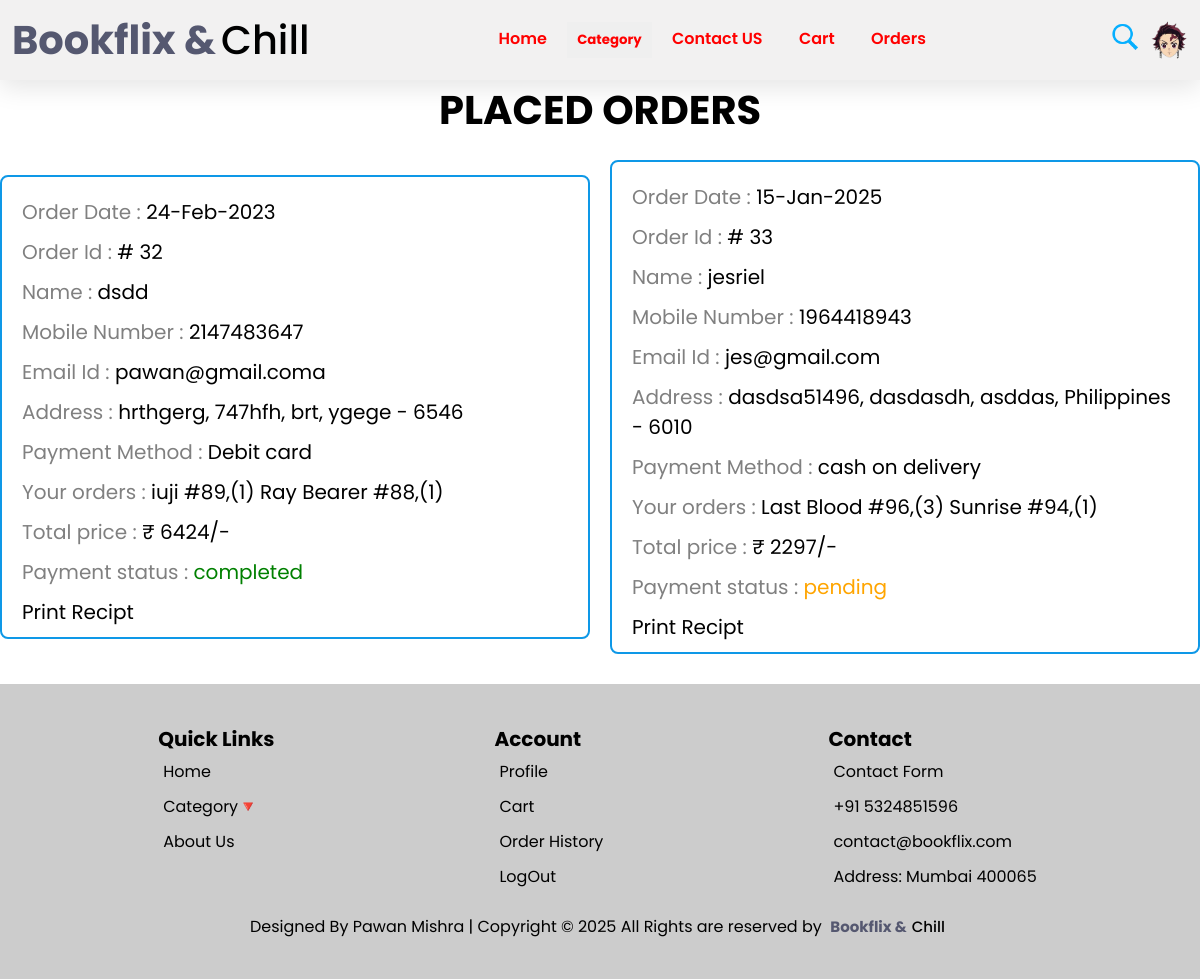
Screenshot of /orders.php (signed in) with the database file from the repository.
### tables this page shows
CREATE TABLE `confirm_order` (
  `order_id` int(100) NOT NULL,
  `user_id` int(100) NOT NULL,
  `name` varchar(50) NOT NULL,
  `email` varchar(50) NOT NULL,
  `number` int(12) NOT NULL,
  `address` varchar(500) NOT NULL,
  `payment_method` varchar(20) NOT NULL,
  `total_books` varchar(500) NOT NULL,
  `order_date` varchar(100) NOT NULL,
  `payment_status` varchar(100) NOT NULL DEFAULT 'pending',
  `date` varchar(20) NOT NULL,
  `total_price` double(10,2) NOT NULL
);

### orders.php (the view, shortened to what this page needs)
<?php
include 'config.php';
$user_id = $_SESSION['user_id'];
?>
<!DOCTYPE html>
<html lang="en">
<head>
   <link rel="stylesheet" href="https://cdnjs.cloudflare.com/ajax/libs/font-awesome/6.0.0/css/all.min.css">
   <link rel="stylesheet" href="./css/hello.css">
</head>
<body>
<?php include 'index_header.php'; ?>
<section class="placed-orders">
   <h1 class="title">placed orders</h1>
   <div class="box-container">
      <?php
        $stmt = $conn->prepare("SELECT * FROM `confirm_order` WHERE user_id = :user_id ORDER BY order_date DESC");
        $stmt->execute(['user_id' => $user_id]);
        if ($stmt->rowCount() > 0) {
            while ($fetch_book = $stmt->fetch(PDO::FETCH_ASSOC)) {
      ?>
      <div class="box">
         <p> Order Date : <span><?php echo $fetch_book['order_date']; ?></span> </p>
         <p> Order Id : <span># <?php echo $fetch_book['order_id']; ?> </p>
         <p> Name : <span><?php echo $fetch_book['name']; ?></span> </p>
         <p> Mobile Number : <span><?php echo $fetch_book['number']; ?></span> </p>
         <p> Email Id : <span><?php echo $fetch_book['email']; ?></span> </p>
         <p> Address : <span><?php echo $fetch_book['address']; ?></span> </p>
         <p> Payment Method : <span><?php echo $fetch_book['payment_method']; ?></span> </p>
         <p> Your orders : <span><?php echo $fetch_book['total_books']; ?></span> </p>
         <p> Total price : <span>₹ <?php echo $fetch_book['total_price']; ?>/-</span> </p>
         <p> Payment status : <span style="color:<?php if($fetch_book['payment_status'] == 'pending'){ echo 'orange'; }else{ echo 'green'; } ?>;"><?php echo $fetch_book['payment_status']; ?></span> </p>
         <p><a href="invoice.php?order_id=<?php echo $fetch_book['order_id']; ?>" target="_blank">Print Recipt</a></p>
         </div>
      <?php
       }
      } else {
         echo '<p class="empty">You have not placed any order yet!!!!</p>';
      }
      ?>
   </div>
</section>
<?php include 'index_footer.php'; ?>
</body>
</html>

### css/hello.css (style rules this page uses)
* { text-decoration: none; margin: 0; padding: 0; font-family: "Poppins", sans-serif; box-sizing: border-box; outline: none; border:none; }
.placed-orders .title { text-align: center; margin-bottom: 20px; text-transform: uppercase; color:black; font-size: 40px; }
.placed-orders .box-container { max-width: 1200px; margin:0 auto; display:flex; flex-wrap: wrap; align-items: center; gap:20px; }
.placed-orders .box-container .box { flex:1 1 400px; border-radius: .5rem; padding:15px; border:2px solid rgb(14, 152, 231); background-color: white; padding:10px 20px; }
.placed-orders .box-container .box p { padding:10px 0 0 0; font-size: 20px; color:gray; }
.placed-orders .box-container .box p span { color:black; }

### orders.php (style rules this page uses)
.placed-orders .title { text-align: center; margin-bottom: 20px; text-transform: uppercase; color:black; font-size: 40px; }
.placed-orders .box-container { max-width: 1200px; margin:0 auto; display:flex; flex-wrap: wrap; align-items: center; gap:20px; }
.placed-orders .box-container .box { flex:1 1 400px; border-radius: .5rem; padding:15px; border:2px solid brown; background-color: white; padding:10px 20px; }
.placed-orders .box-container .box p { padding:10px 0 0 0; font-size: 20px; color:gray; }
.placed-orders .box-container .box p span { color:black; }

### index_footer.php (style rules this page uses)
* { text-decoration: none; list-style: none; color: black; }

### rows the page displays
confirm_order: order_date "24-Feb-2023", order_id "32", name "dsdd", number "2147483647", email "pawan@gmail.coma", address "hrthgerg, 747hfh, brt, ygege - 6546", payment_method "Debit card", total_books "iuji #89,(1) Ray Bearer #88,(1)", total_price "6424", payment_status "completed"
confirm_order: order_date "15-Jan-2025", order_id "33", name "jesriel", number "1964418943", email "jes@gmail.com", address "dasdsa51496, dasdasdh, asddas, Philippines - 6010", payment_method "cash on delivery", total_books "Last Blood #96,(3) Sunrise #94,(1)", total_price "2297", payment_status "pending"
